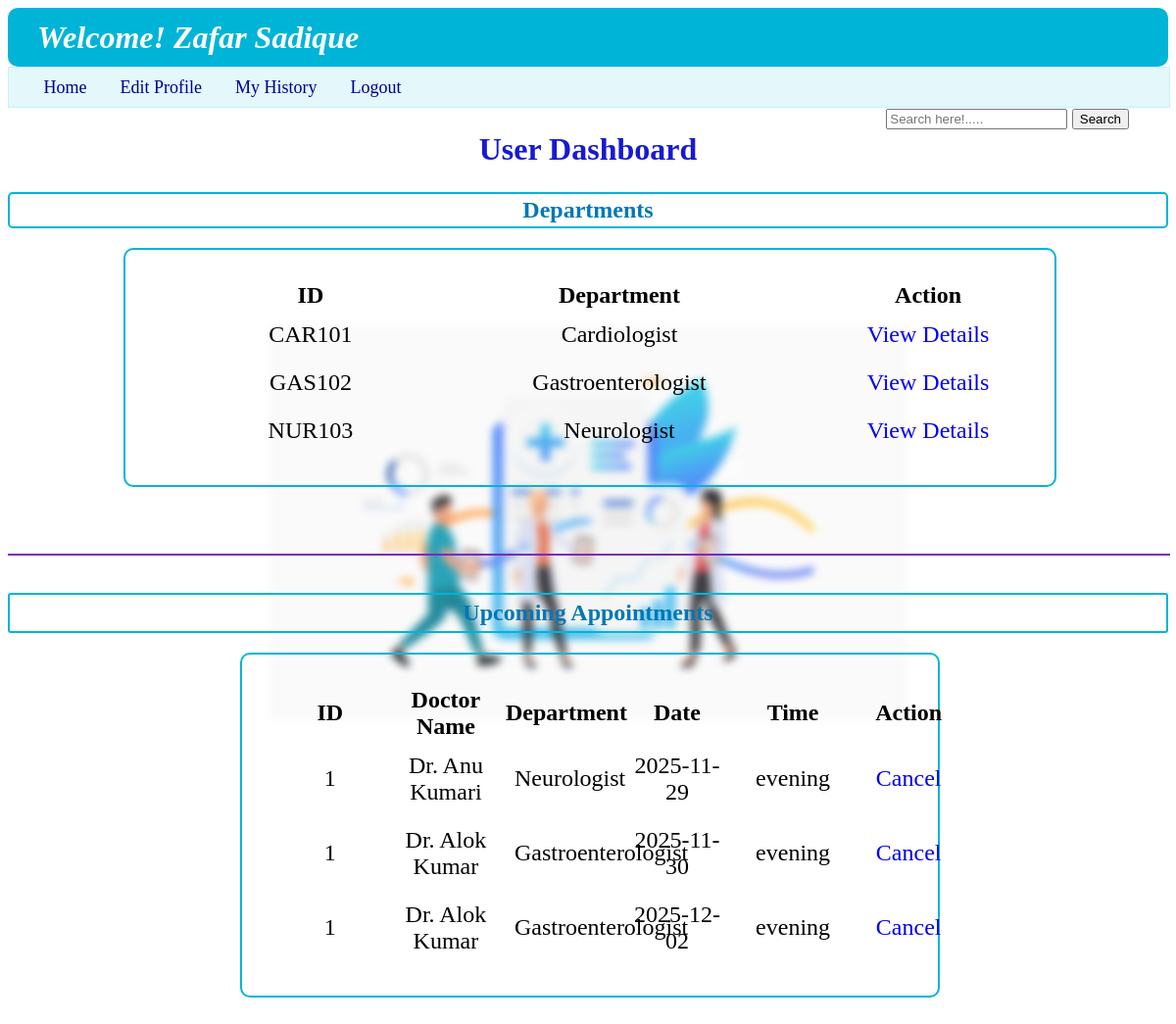
Page /user/1 on the committed database.
### backend/models.py (models this page shows)
class User_Info(db.Model):
    __tablename__ = "user_info"
    id=db.Column(db.Integer,primary_key=True,autoincrement=True)
    full_name=db.Column(db.String,nullable=False)
    email=db.Column(db.String,unique=True,nullable=False)
    password=db.Column(db.String,nullable=False)
    role=db.Column(db.Integer,default=1)
    is_blacklist=db.Column(db.Integer,default=0)
    appointments=db.relationship("Appointments",cascade="all,delete",backref="user_info",lazy=True)

class Department(db.Model):
    __tablename__ = "department"
    id=db.Column(db.String,primary_key=True,nullable=False)
    specialization=db.Column(db.String,nullable=False)
    description=db.Column(db.String,nullable=False)
    doctor=db.relationship("Doctor_Info",cascade="all,delete",backref="department",lazy=True)

class Appointments(db.Model):
    __tablename__ = "appointments"
    id=db.Column(db.Integer,primary_key=True)
    user_id=db.Column(db.Integer,db.ForeignKey("user_info.id"),nullable=False)
    doctor_id=db.Column(db.Integer,db.ForeignKey("doctor_info.id"),nullable=False)
    date=db.Column(db.Date,nullable=False)
    time_slot=db.Column(db.String,nullable=False)
    vist_type=db.Column(db.String,nullable=True)#please correct typo vist-> visit
    status=db.Column (db.String,nullable=False,default="Incomplete")
    diagnosis=db.Column(db.String,nullable=True)
    prescription=db.Column(db.String,nullable=True)
    test_done=db.Column(db.String,nullable=True)
    medicines=db.Column(db.String,nullable=True)

class Doctor_Info(db.Model):
    __tablename__ = "doctor_info"
    id=db.Column(db.Integer,primary_key=True)
    full_name=db.Column(db.String,nullable=False)
    email=db.Column(db.String,unique=True,nullable=False)
    password=db.Column(db.String,nullable=False)
    dept_id=db.Column(db.String,db.ForeignKey("department.id"),nullable=False)
    experience=db.Column(db.Integer,nullable=False)
    bio=db.Column(db.String,nullable=False)
    is_blacklist=db.Column(db.Integer,default=0)
    appointments=db.relationship("Appointments",cascade="all,delete",backref="doctor_info",lazy=True)
    availability=db.relationship("Availability",cascade="all,delete",backref="doctor_info",lazy=True)

### backend/controllers.py (the view)
@app.route("/user/<u_id>")
def user_dashboard(u_id):
    u_id = int(u_id)
    name=u_get(u_id,"name","user")
    dept=all_departments()
    appoin=Appointments.query.filter_by(user_id=u_id).all()
    return render_template("user_dashboard.html",usern=name,department_list=dept,appointments=appoin,pop_up="",u_id=u_id)

### backend/controllers.py (called while the page is built)
def u_get(u_id, operation,who_m):
    u = User_Info.query.filter_by(id=u_id,role=1).first()
    d = Doctor_Info.query.filter_by(id=u_id).first()
    if who_m=="doctor" and d:
        if operation == "name":
            return d.full_name
        elif operation == "email":
            return d.email
    elif who_m=="user" and u:
        if operation == "name":
            return u.full_name
        elif operation == "email":
            return u.email
    return "No name"

def all_departments():
    dept=Department.query.all()
    return dept

### templates/user_dashboard.html (shortened to what this page needs)
{%extends "user_layout.html"%}
{%block content%}
            <span class="nav_a" style="position: absolute; right: 10px;">
                <form action="/user_dashboard_search_bar/{{u_id}}" method="POST">
                    <input type="text" id="search_by_name" name="search_by_name" placeholder="Search here!.....">
                    <button type="submit">Search</button>
                </form>
            </span>
    <h1 style="text-align: center; font-weight: bold; padding: 3px; color: rgb(23, 26, 209);">User Dashboard</h1>
    <h2 style="text-align: center; font-weight: bold; border: 2px solid rgb(0, 180, 216);padding: 3px; color: rgb(0,119,182); border-radius: 5px; ">Departments</h2>
    {%if department_list%}
    <div class="login_panel" style="width: 80%; margin-left: 10%;">
        <table class="table_user_dashboard">
            <thead style="margin: 10px;">
                <th>ID</th>
                <th>Department</th>
                <th>Action</th>
            </thead>
            <tbody>
                {%for dept in department_list%}
                <tr>
                    <td>{{dept.id}}</td>
                    <td>{{dept.specialization}}</td>
                    <td><a href="{{url_for('department_details',u_id=u_id,d_id=dept.id)}}" type="button">View Details</a></td>
                </tr>
                {%endfor%}
            </tbody>
        </table>
        {%else%}
        <h3>---Not Available---</h3>
        {%endif%}
    </div>
    <br>
    <hr style="border: 1px solid rgb(123,44,191); width: 100%; margin: 0px;">
    <br>
    <h2 style="text-align: center; font-weight: bold; border: 2px solid rgb(0, 180, 216); color: rgb(0,119,182); border-radius: 3px; padding: 5px; ">Upcoming Appointments</h2>
    {%if appointments%}
    <div class="login_panel" style="margin-bottom: 50px;">
        <table class="table_user_dashboard">
            <thead style="margin: 10px;">
                <th>ID</th>
                <th>Doctor Name</th>
                <th>Department</th>
                <th>Date</th>
                <th>Time</th>
                <th>Action </th>
            </thead>
            <tbody>
                {%for ap in appointments%}
                <tr>
                    <td>{{ap.user_id}}</td>
                    <td>{{ap.doctor_info.full_name}}</td>
                    <td>{{ap.doctor_info.department.specialization}}</td>
                    <td>{{ap.date}}</td>
                    <td>{{ap.time_slot}}</td>
                    <td><a href="#">Cancel</a></td>
                </tr>
                {%endfor%}
            </tbody>
        </table>
        {%else%}
        <h3>---No Upcoming Appointments are available---</h3>
        {%endif%}
    </div>
{%endblock%}

### templates/user_layout.html (shortened to what this page needs)
<!DOCTYPE html>
<html lang="en">
<head>
    <link rel="stylesheet" href="/static/style.css">
</head>
<body style="background-image: url('/static/image/4950247_19834.svg');">
    <header>
        <div>
            <h1 class="wel"><i><b>Welcome! {{usern}}</b></i></h1>
        </div>
        <nav class="nav">
            <a class="nav_a" href="{{url_for('user_dashboard',u_id=u_id)}}" style="margin-left: 3%;">Home</a>
            <a class="nav_a" href="/edit_user_profile/{{u_id}}">Edit Profile</a>
            <a class="nav_a" href="/user_hist/{{u_id}}">My History</a>
            <a class="nav_a" href="/login">Logout</a>
        </nav>
    </header>
    {%block content%}
    {%endblock%}
</body>
</html>

### static/style.css (style rules this page uses)
body { background-image: url("https://static.vecteezy.com/system/resources/thumbnails/002/072/163/small_2x/doctor-injecting-coronavirus-vaccine-to-a-patient-concept-free-vector.jpg"); background-repeat: no-repeat; background-size: 650px 650px; background-position: center; background-attachment: fixed; filter: saturate(1.0); z-index: -4; backdrop-filter: blur(4px); }
.wel { height: 60px; align-content: center; color: white; background-color: rgb(0, 180, 216); border-radius: 10px; margin: 0px; padding-left: 30px; }
.login_panel { height: auto; width: 60%; margin: 10px 20% 40px 20%; border: 2px double rgb(0, 180, 216); border-radius: 10px; }
.nav { height: 40px; width: 100%; background-color: rgba(202,240,248,0.5); border: 1px solid rgb(202, 240, 248); align-content: center; }
.nav_a { color: rgb(0,0,150); font-size: large; margin-right: 30px; text-decoration: none; }
.table_user_dashboard { align-content: center; margin: 30px; font-size: x-large; }
table { width: 100%; table-layout: fixed; }
td { text-align: center; padding: 10px; }
a { text-decoration: none; }

### rows in the picture
User_Info: full_name "Zafar Sadique"
Department: id "CAR101", specialization "Cardiologist"
Department: id "GAS102", specialization "Gastroenterologist"
Department: id "NUR103", specialization "Neurologist"
Appointments: user_id "1", doctor_info.full_name "Dr. Anu Kumari", doctor_info.department.specialization "Neurologist", date "2025-11-29", time_slot "evening"
Appointments: user_id "1", doctor_info.full_name "Dr. Alok Kumar", doctor_info.department.specialization "Gastroenterologist", date "2025-11-30", time_slot "evening"
Appointments: user_id "1", doctor_info.full_name "Dr. Alok Kumar", doctor_info.department.specialization "Gastroenterologist", date "2025-12-02", time_slot "evening"
